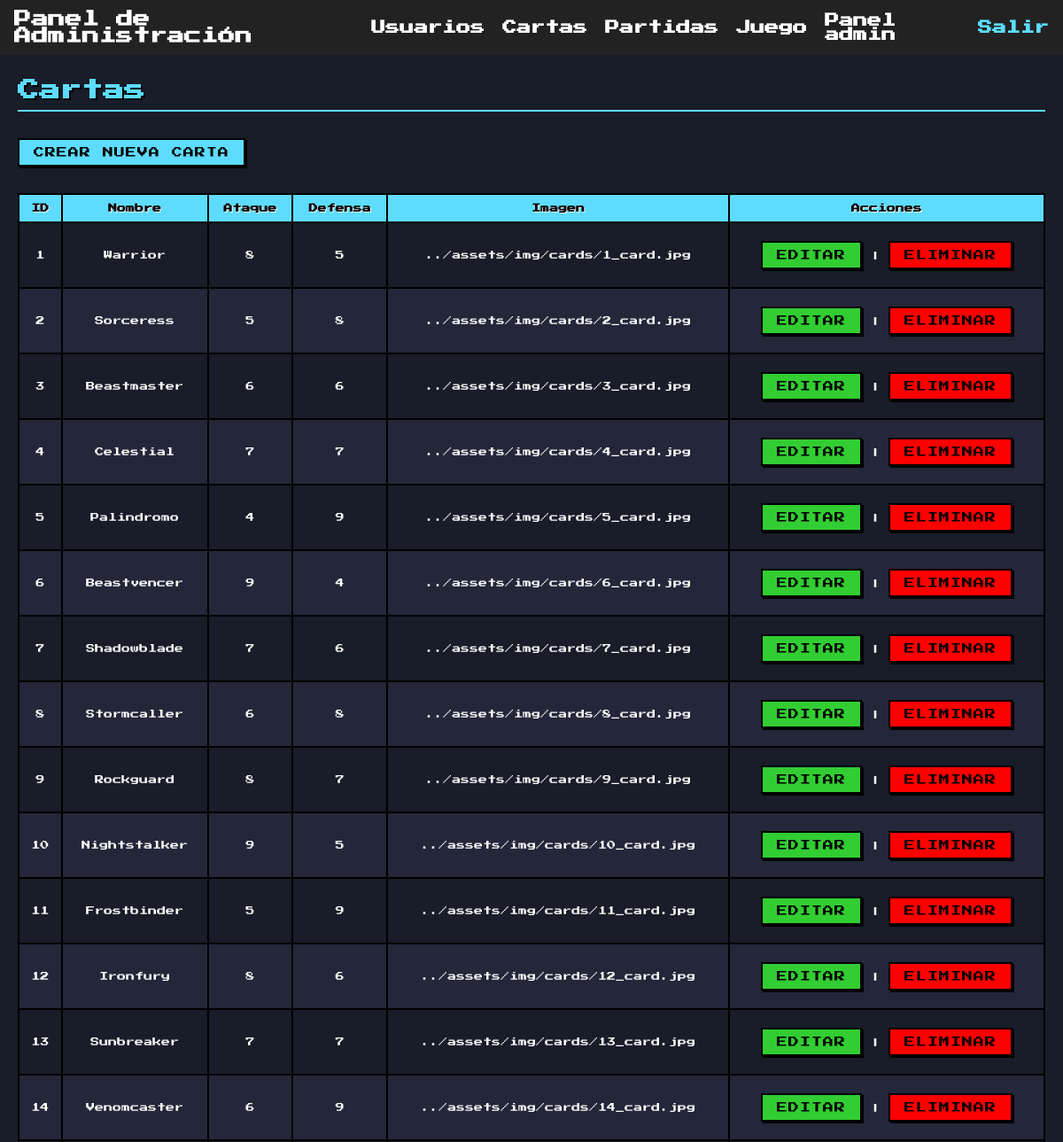
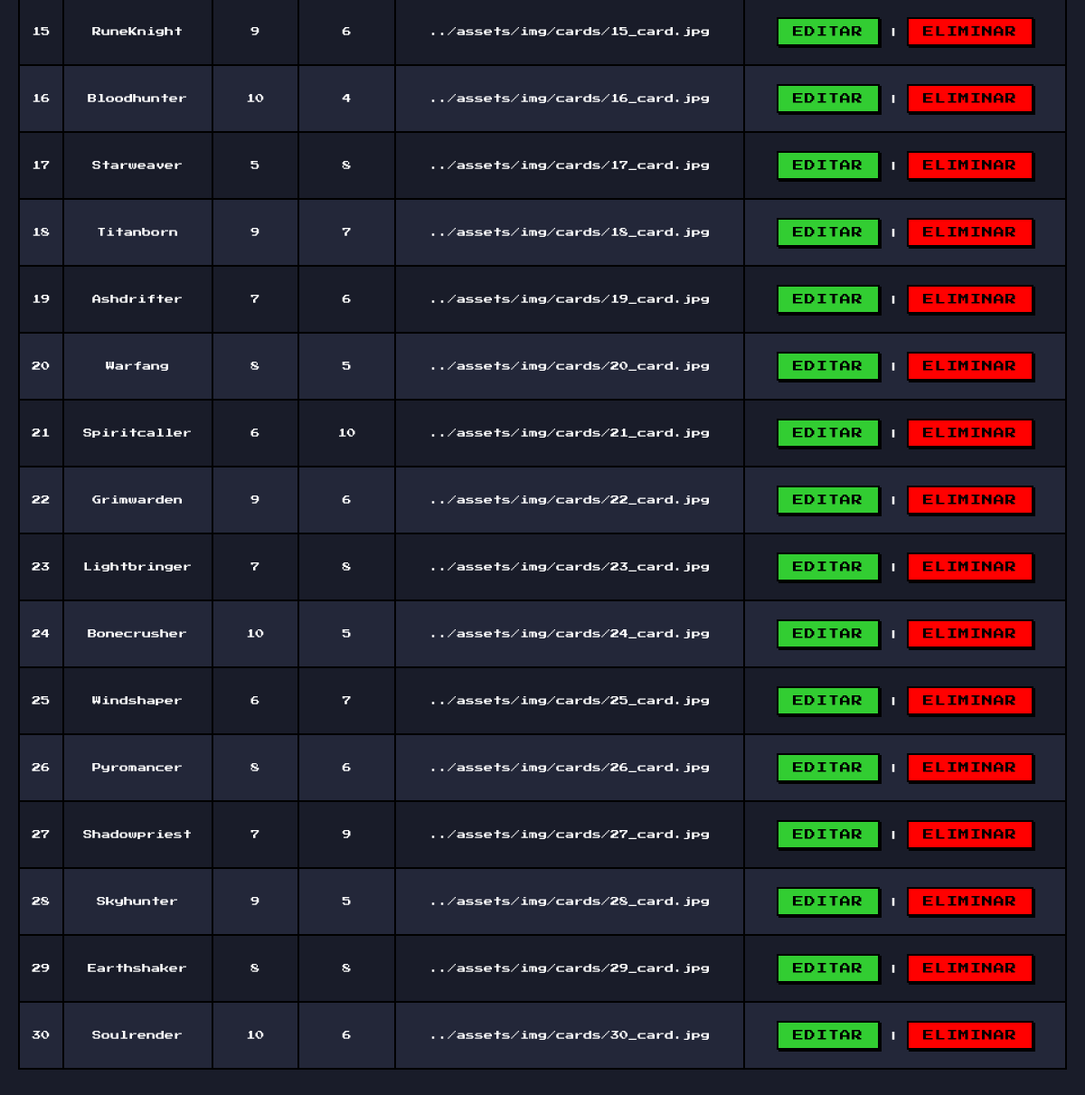
Screenshot of /index.php?controller=card&action=index (signed in) with the database file from the repository (2 pictures, top to bottom).
### tables this page shows
CREATE TABLE `cards` (
  `id` int(11) NOT NULL,
  `name` varchar(50) NOT NULL,
  `attack` int(11) NOT NULL,
  `defense` int(11) NOT NULL,
  `image` varchar(255) DEFAULT NULL
);

### admin/controllers/CardController.php (called while the page is built, shortened)
<?php
require_once __DIR__.'/../models/Card.php';
class CardController
{
    public function index(): void
    {
        $c = new Card();
        $cards = $c->getAllCards();
        require __DIR__ . '/../dashboard.php';
        require __DIR__ . '/../views/cards/list.php';
    }
}

### index.php (called while the page is built, shortened)
<?php
$action = $_GET['action'] ?? 'index';
$controllerObject = new $controllerClass();
$controllerObject->$action();
exit;

### admin/models/Database.php (called while the page is built, shortened)
<?php
class Database{
    private static ?Database $instance = null;
    private ?PDO $connection = null;
    private $host = 'localhost';
    private $username = 'root';
    private $password = '';
    private $dbname = 'vsgame';
    private function __construct(){
        try{
            $this->connection = new PDO(
                "mysql:host=".$this->host.";dbname=".$this->dbname,
            $this->username,
            $this->password,
            [
                PDO::ATTR_ERRMODE => PDO::ERRMODE_EXCEPTION,
                PDO::ATTR_DEFAULT_FETCH_MODE => PDO::FETCH_ASSOC
            ]
            );
        }catch(PDOException $e){
            throw new Exception("Error de conexión a la base de datos: ".$e->getMessage());
        }
    }
    public static function getInstance() : Database{
        if(self::$instance===null){
            self::$instance = new Database();
        }
        return self::$instance;
    }
    public function connect() : PDO{
        return $this->connection;
    }
}

### admin/models/Card.php (called while the page is built, shortened)
<?php
require_once __DIR__ . '/Database.php';
class Card{
    private $con;
    private ?int $id;
    private ?string $name;
    private ?int $attack;
    private ?int $defense;
    private ?string $image;
    public function __construct(?int $id = null, ?string $name = null, ?int $attack = null, ?int $defense = null, ?string $image = null) {
    $this->id = $id;
    $this->name = $name;
    $this->attack = $attack;
    $this->defense = $defense;
    $this->image = $image;
    $this->db = Database::getInstance();
    $this->con = $this->db->connect();
    }
    public function getId() : ?int { return $this->id; }
    public function getName() : ?string { return $this->name; }
    public function getAttack() : ?int { return $this->attack; }
    public function getDefense() : ?int { return $this->defense; }
    public function getImage() : ?string { return $this->image; }
    private function mapSingle(?array $row): ?Card {
        return new Card(
            (int)$row['id'],
            $row['name'],
            (int)$row['attack'],
            (int)$row['defense'],
            $row['image']
        );
    }
    private function mapAll(?array $rows): ?array {
        return array_map(fn($row) => $this->mapSingle($row), $rows);
    }
    public function getAllCards() : array {
        $sql = "SELECT * FROM cards";
        $stmt = $this->con->prepare($sql);
        $stmt->execute();
        return $this->mapAll($stmt->fetchAll(PDO::FETCH_ASSOC));
    }
}

### admin/views/cards/list.php (the view)
<main class="main-content">
    <h1>Cartas</h1>
<a href="/VSgame/index.php?controller=card&action=create" class="btn">Crear nueva carta</a>
<table border="1" width="100%" cellpadding="8">
    <thead>
        <tr>
            <th>ID</th>
            <th>Nombre</th>
            <th>Ataque</th>
            <th>Defensa</th>
            <th>Imagen</th>
            <th>Acciones</th>
        </tr>
    </thead>
    <tbody>
        <?php if (!empty($cards)): ?>
            <?php foreach ($cards as $c): ?>
                <tr>
                    <td><?= htmlspecialchars($c->getId()) ?></td>
                    <td><?= htmlspecialchars($c->getName()) ?></td>
                    <td><?= htmlspecialchars($c->getAttack()) ?></td>
                    <td><?= htmlspecialchars($c->getDefense()) ?></td>
                    <td><?= htmlspecialchars($c->getImage()) ?></td>
                    <td>
                        <a href="?controller=card&action=edit&id=<?= $c->getId() ?>" class="table-btn edit">Editar</a>
                        |
                        <a href="?controller=card&action=delete&id=<?= $c->getId() ?>" onclick="return confirm('¿Eliminar carta?');" class="table-btn delete">Eliminar</a>
                    </td>
                </tr>
            <?php endforeach; ?>
        <?php else: ?>
            <tr><td colspan="4">No hay cartas.</td></tr>
        <?php endif; ?>
    </tbody>
</table>
</main>

### admin/dashboard.php (shortened to what this page needs)
<!DOCTYPE html>
<html lang="es">
<head>
    <link rel="stylesheet" href="<?= BASE_URL ?>/api/assets/css/styles.css">
</head>
<body>
<nav class="admin-nav">
    <span class="admin-title">Panel de Administración</span>
    <a href="<?= BASE_URL ?>/index.php?controller=user&action=index">Usuarios</a>
    <a href="<?= BASE_URL ?>/index.php?controller=card&action=index">Cartas</a>
    <a href="<?= BASE_URL ?>/index.php?controller=game&action=index">Partidas</a>
    <a href="<?= BASE_URL ?>/index.php">Juego</a>
    <a href="<?= BASE_URL ?>/index.php">Panel admin</a>
    <a href="<?= BASE_URL ?>/api/logout.php" class="logout-btn">Salir</a>
</nav>

### api/assets/css/styles.css (style rules this page uses)
* { margin: 0; padding: 0; box-sizing: border-box; }
body { font-family: "Press Start 2P", system-ui; background: #191c29; color: #fff; padding-top: 70px; }
.main-content { padding: 20px; }
.admin-nav { display: flex; justify-content: start; align-items: center; gap: 20px; background: #222; padding: 12px 16px; position: fixed; top: 0; left: 0; width: 100%; z-index: 100; }
.admin-nav a { color: #fff; text-decoration: none; font-weight: bold; }
.admin-nav .admin-title { margin-right: auto; font-weight: bold; font-size: 1.2rem; }
.admin-nav .logout-btn { margin-left: auto; color: #5ddcff !important; }
.main-content h1, .main-content h2 { font-family: "Press Start 2P", system-ui; color: #5ddcff; font-size: 1.5rem; margin: 0 0 20px 0; text-shadow: 2px 2px #000; border-bottom: 2px solid #5ddcff; padding-bottom: 10px; }
.btn-form, form button, a.btn, .btn-edit, .btn-delete, .table-btn { display: inline-block; padding: 8px 16px; margin: 10px 0; font-family: "Press Start 2P", system-ui; font-size: 12px; text-transform: uppercase; letter-spacing: 1px; border: 2px solid #000; border-radius: 0; cursor: pointer; text-align: center; box-shadow: 2px 2px 0 #000; transition: none; text-decoration: none; }
.btn-form, form button, a.btn { background-color: #5ddcff; color: #000; }
.btn-edit, .table-btn.edit { background-color: #32cd32; color: #000; border-color: #000; }
.btn-delete, .table-btn.delete { background-color: #ff0000; color: #000; border-color: #000; }
table { width: 100%; border-collapse: collapse; margin: 20px 0; font-family: "Press Start 2P", system-ui; font-size: 10px; }
table th, table td { border: 2px solid #000; padding: 10px; text-align: center; }
table th { background: #5ddcff; color: #000; text-shadow: 1px 1px #fff; }
table tr:nth-child(even) { background: rgb(34.6590909091, 38.8181818182, 56.8409090909); }
table td a { margin: 0 3px; display: inline-block; }

### rows the page displays
cards: id "1", name "Warrior", attack "8", defense "5", image "../assets/img/cards/1_card.jpg"
cards: id "2", name "Sorceress", attack "5", defense "8", image "../assets/img/cards/2_card.jpg"
cards: id "3", name "Beastmaster", attack "6", defense "6", image "../assets/img/cards/3_card.jpg"
cards: id "4", name "Celestial", attack "7", defense "7", image "../assets/img/cards/4_card.jpg"
cards: id "5", name "Palindromo", attack "4", defense "9", image "../assets/img/cards/5_card.jpg"
cards: id "6", name "Beastvencer", attack "9", defense "4", image "../assets/img/cards/6_card.jpg"
cards: id "7", name "Shadowblade", attack "7", defense "6", image "../assets/img/cards/7_card.jpg"
cards: id "8", name "Stormcaller", attack "6", defense "8", image "../assets/img/cards/8_card.jpg"
cards: id "9", name "Rockguard", attack "8", defense "7", image "../assets/img/cards/9_card.jpg"
cards: id "10", name "Nightstalker", attack "9", defense "5", image "../assets/img/cards/10_card.jpg"
cards: id "11", name "Frostbinder", attack "5", defense "9", image "../assets/img/cards/11_card.jpg"
cards: id "12", name "Ironfury", attack "8", defense "6", image "../assets/img/cards/12_card.jpg"
cards: id "13", name "Sunbreaker", attack "7", defense "7", image "../assets/img/cards/13_card.jpg"
cards: id "14", name "Venomcaster", attack "6", defense "9", image "../assets/img/cards/14_card.jpg"
cards: id "15", name "RuneKnight", attack "9", defense "6", image "../assets/img/cards/15_card.jpg"
cards: id "16", name "Bloodhunter", attack "10", defense "4", image "../assets/img/cards/16_card.jpg"
cards: id "17", name "Starweaver", attack "5", defense "8", image "../assets/img/cards/17_card.jpg"
cards: id "18", name "Titanborn", attack "9", defense "7", image "../assets/img/cards/18_card.jpg"
cards: id "19", name "Ashdrifter", attack "7", defense "6", image "../assets/img/cards/19_card.jpg"
cards: id "20", name "Warfang", attack "8", defense "5", image "../assets/img/cards/20_card.jpg"
cards: id "21", name "Spiritcaller", attack "6", defense "10", image "../assets/img/cards/21_card.jpg"
cards: id "22", name "Grimwarden", attack "9", defense "6", image "../assets/img/cards/22_card.jpg"
cards: id "23", name "Lightbringer", attack "7", defense "8", image "../assets/img/cards/23_card.jpg"
cards: id "24", name "Bonecrusher", attack "10", defense "5", image "../assets/img/cards/24_card.jpg"
cards: id "25", name "Windshaper", attack "6", defense "7", image "../assets/img/cards/25_card.jpg"
cards: id "26", name "Pyromancer", attack "8", defense "6", image "../assets/img/cards/26_card.jpg"
cards: id "27", name "Shadowpriest", attack "7", defense "9", image "../assets/img/cards/27_card.jpg"
cards: id "28", name "Skyhunter", attack "9", defense "5", image "../assets/img/cards/28_card.jpg"
cards: id "29", name "Earthshaker", attack "8", defense "8", image "../assets/img/cards/29_card.jpg"
cards: id "30", name "Soulrender", attack "10", defense "6", image "../assets/img/cards/30_card.jpg"
